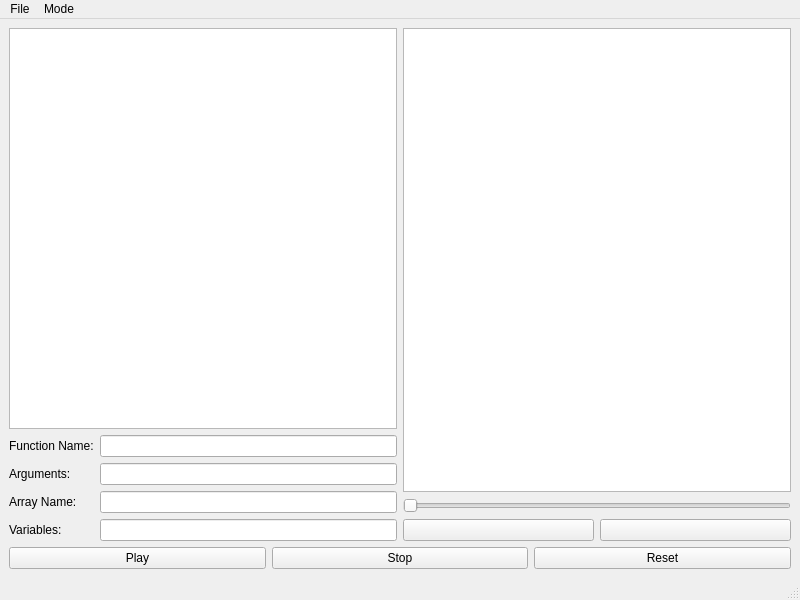
<?xml version="1.0" encoding="UTF-8"?>
<ui version="4.0">
 <class>MainWindow</class>
 <widget class="QMainWindow" name="MainWindow">
  <property name="geometry">
   <rect>
    <x>0</x>
    <y>0</y>
    <width>800</width>
    <height>600</height>
   </rect>
  </property>
  <property name="windowTitle">
   <string>Algorithm Visualizer</string>
  </property>
  <widget class="QWidget" name="centralwidget">
   <layout class="QHBoxLayout" name="horizontalLayout">
    <item>
     <layout class="QVBoxLayout" name="verticalLayout">
      <item>
       <layout class="QHBoxLayout" name="horizontalLayout_7">
        <item>
         <layout class="QVBoxLayout" name="verticalLayout_3">
          <item>
           <widget class="QTextEdit" name="textEdit"/>
          </item>
          <item>
           <layout class="QFormLayout" name="formLayout">
            <item row="1" column="0">
             <widget class="QLabel" name="label_5">
              <property name="text">
               <string>Function Name:</string>
              </property>
             </widget>
            </item>
            <item row="1" column="1">
             <widget class="QLineEdit" name="functionName">
              <property name="text">
               <string/>
              </property>
             </widget>
            </item>
            <item row="2" column="0">
             <widget class="QLabel" name="label">
              <property name="text">
               <string>Arguments:</string>
              </property>
             </widget>
            </item>
            <item row="2" column="1">
             <widget class="QLineEdit" name="arguments">
              <property name="text">
               <string/>
              </property>
             </widget>
            </item>
            <item row="3" column="0">
             <widget class="QLabel" name="label_4">
              <property name="text">
               <string>Array Name:</string>
              </property>
             </widget>
            </item>
            <item row="3" column="1">
             <widget class="QLineEdit" name="arrayName">
              <property name="text">
               <string/>
              </property>
             </widget>
            </item>
            <item row="4" column="0">
             <widget class="QLabel" name="label_2">
              <property name="text">
               <string>Variables:</string>
              </property>
             </widget>
            </item>
            <item row="4" column="1">
             <widget class="QLineEdit" name="variables">
              <property name="text">
               <string/>
              </property>
             </widget>
            </item>
           </layout>
          </item>
         </layout>
        </item>
        <item>
         <layout class="QVBoxLayout" name="verticalLayout_4">
          <item>
           <widget class="QGraphicsView" name="graphicsView"/>
          </item>
          <item>
           <widget class="QSlider" name="playbackSpeed">
            <property name="minimum">
             <number>100</number>
            </property>
            <property name="maximum">
             <number>500</number>
            </property>
            <property name="orientation">
             <enum>Qt::Horizontal</enum>
            </property>
            <property name="tickPosition">
             <enum>QSlider::NoTicks</enum>
            </property>
            <property name="tickInterval">
             <number>1</number>
            </property>
           </widget>
          </item>
          <item>
           <layout class="QHBoxLayout" name="horizontalLayout_8">
            <item>
             <widget class="QPushButton" name="stepBack">
              <property name="text">
               <string/>
              </property>
             </widget>
            </item>
            <item>
             <widget class="QPushButton" name="stepForward">
              <property name="text">
               <string/>
              </property>
             </widget>
            </item>
           </layout>
          </item>
         </layout>
        </item>
       </layout>
      </item>
      <item>
       <layout class="QHBoxLayout" name="horizontalLayout_6">
        <item>
         <widget class="QPushButton" name="play">
          <property name="text">
           <string>Play</string>
          </property>
         </widget>
        </item>
        <item>
         <widget class="QPushButton" name="stop">
          <property name="text">
           <string>Stop</string>
          </property>
         </widget>
        </item>
        <item>
         <widget class="QPushButton" name="reset">
          <property name="text">
           <string>Reset</string>
          </property>
         </widget>
        </item>
       </layout>
      </item>
     </layout>
    </item>
   </layout>
  </widget>
  <widget class="QMenuBar" name="menubar">
   <property name="geometry">
    <rect>
     <x>0</x>
     <y>0</y>
     <width>800</width>
     <height>20</height>
    </rect>
   </property>
   <widget class="QMenu" name="menuFile">
    <property name="title">
     <string>File</string>
    </property>
    <addaction name="actionOpen"/>
    <addaction name="separator"/>
    <addaction name="actionSave"/>
    <addaction name="actionSave_As"/>
    <addaction name="separator"/>
    <addaction name="actionClose"/>
   </widget>
   <widget class="QMenu" name="menuMode">
    <property name="title">
     <string>Mode</string>
    </property>
    <addaction name="actionReal_Time"/>
    <addaction name="actionPlayback"/>
   </widget>
   <addaction name="menuFile"/>
   <addaction name="menuMode"/>
  </widget>
  <widget class="QStatusBar" name="statusbar"/>
  <action name="actionSave">
   <property name="text">
    <string>Save</string>
   </property>
  </action>
  <action name="actionSave_As">
   <property name="text">
    <string>Save As...</string>
   </property>
  </action>
  <action name="actionOpen">
   <property name="text">
    <string>Open</string>
   </property>
  </action>
  <action name="actionReal_Time">
   <property name="checkable">
    <bool>true</bool>
   </property>
   <property name="checked">
    <bool>false</bool>
   </property>
   <property name="text">
    <string>Real Time</string>
   </property>
  </action>
  <action name="actionPlayback">
   <property name="checkable">
    <bool>true</bool>
   </property>
   <property name="checked">
    <bool>true</bool>
   </property>
   <property name="text">
    <string>Playback</string>
   </property>
  </action>
  <action name="actionClose">
   <property name="text">
    <string>Close</string>
   </property>
  </action>
 </widget>
 <resources/>
 <connections/>
</ui>
